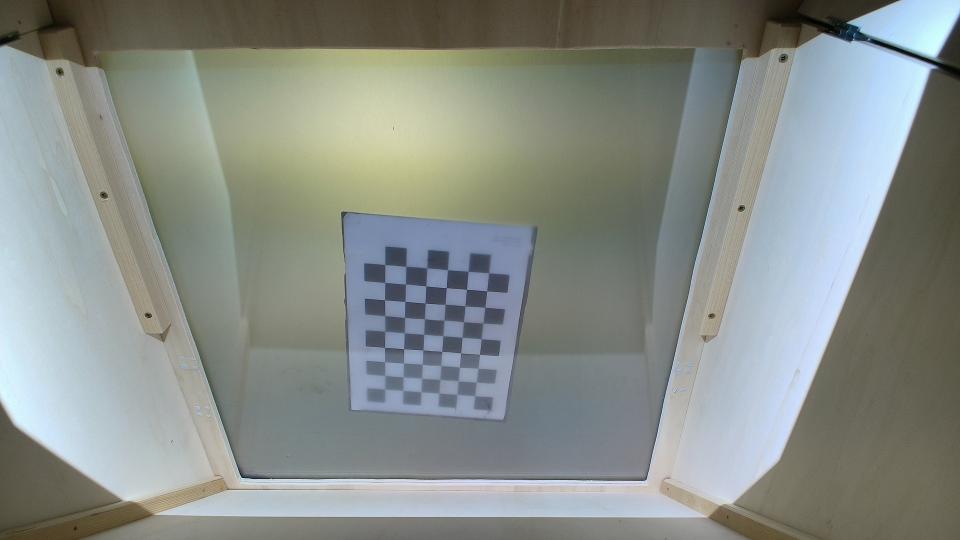
#> input picture NappingAnalysisGUI/src/core/calibration/camera_calibration/img_checker/im_01.jpg, 1920 x 1080 px (shown at 1/2 size)
$ python -i utils.py   (imports and definitions only)
#> lines starting #> are read from the running program, lines starting #| are printed output that depends on the picture; after the words box and inside, x2 and y2 are one past the last pixel; in counts of white or black regions, pixels touching at a corner belong together
#> further down, picture is the input picture: shape (1080, 1920, 3); mean B, G, R 136.7, 141.9, 136.1
# -*- coding: utf-8 -*-
import cv2
import numpy as np


class QuadrilateralDetector:
    @staticmethod
    def _order_points_tl_tr_br_bl(pts: np.ndarray) -> np.ndarray:
        """
        Ordonne 4 points en: Top-Left, Top-Right, Bottom-Right, Bottom-Left.
        pts: (4,2)
        """
        pts = np.array(pts, dtype=np.float32)

        s = pts.sum(axis=1)          # x+y
        diff = np.diff(pts, axis=1)  # x-y

        tl = pts[np.argmin(s)]
        br = pts[np.argmax(s)]
        tr = pts[np.argmin(diff)]
        bl = pts[np.argmax(diff)]

        return np.array([tl, tr, br, bl], dtype=np.float32)

    @staticmethod
    def detect_largest_quadrilateral(image: np.ndarray) -> np.ndarray:
        """
        Détecte le plus grand quadrilatère sur une image (si tu en as besoin).
        Retourne 4 points ordonnés (TL, TR, BR, BL).
        """
        if image is None or image.size == 0:
            raise ValueError("Image invalide.")

        # Traitement (ton approche sur canal bleu conservée)
        b, g, r = cv2.split(image)
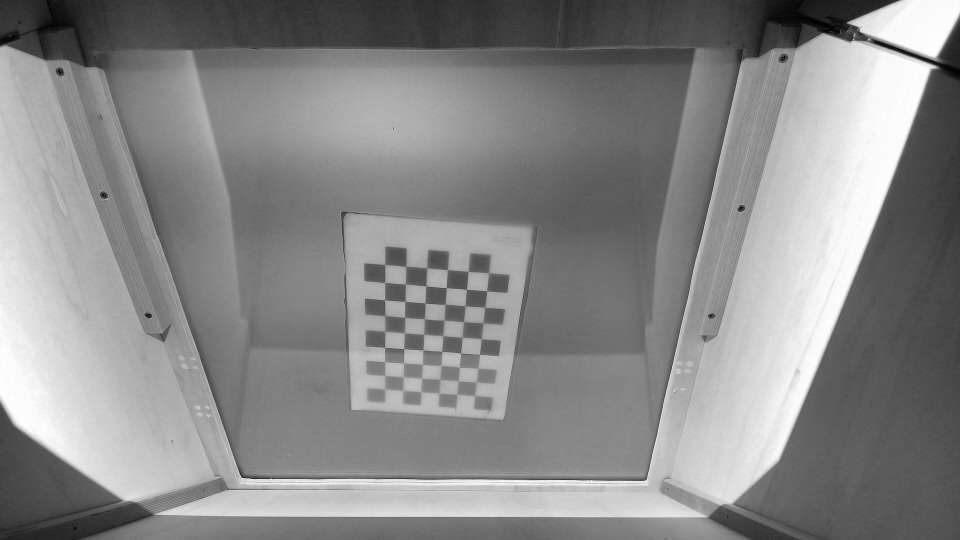
#> b: shape (1080, 1920) (shown at 1/2 size); min 0, max 255, mean 136.7
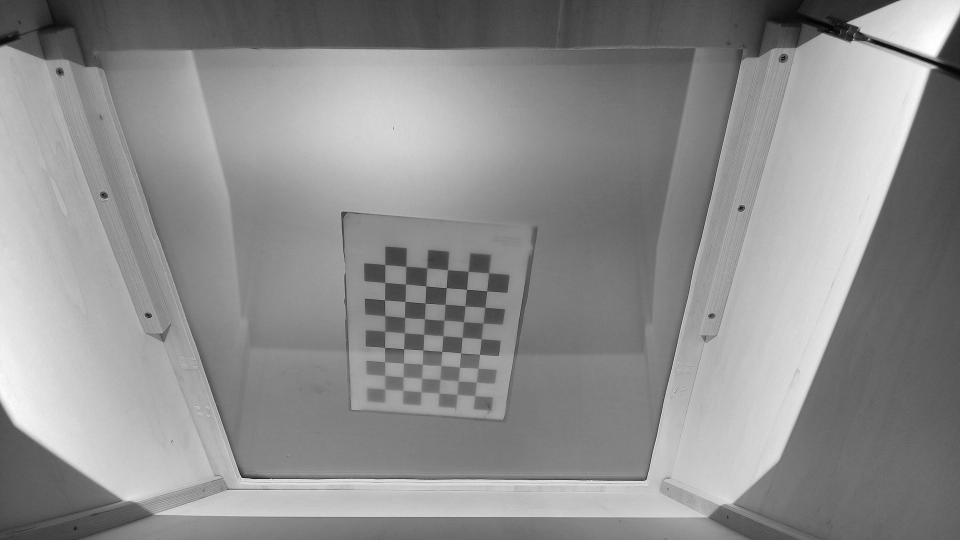
#> g: shape (1080, 1920) (shown at 1/2 size); min 0, max 255, mean 141.9
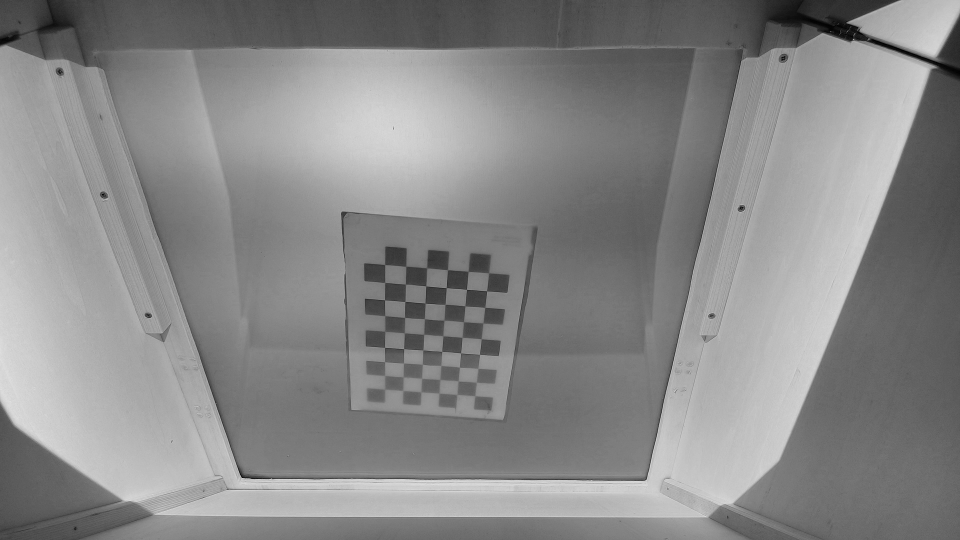
#> r: shape (1080, 1920) (shown at 1/2 size); min 0, max 247, mean 136.1
        blurred = cv2.GaussianBlur(b, (5, 5), 0)
        equalized = cv2.equalizeHist(blurred)
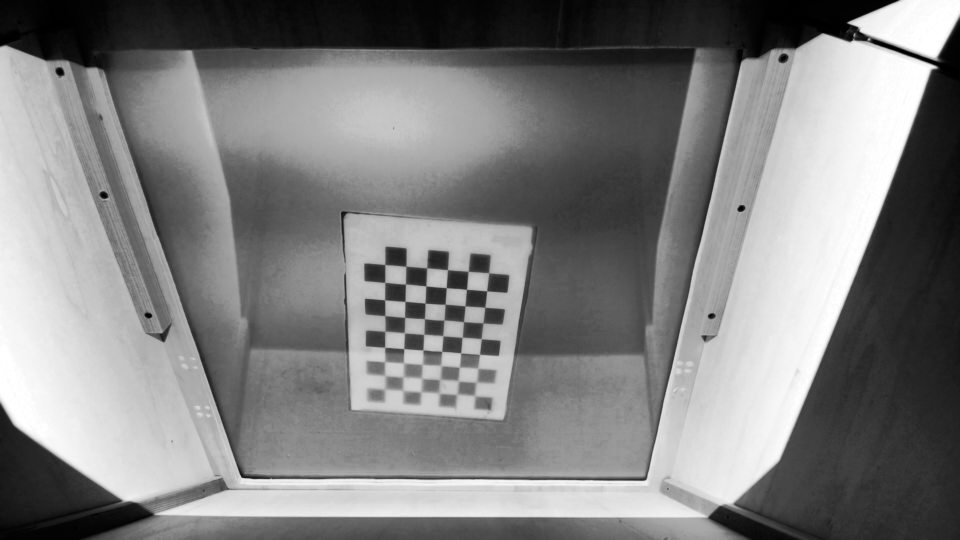
#> equalized: shape (1080, 1920) (shown at 1/2 size); min 0, max 255, mean 128.3

        _, thresh = cv2.threshold(equalized, 100, 255, cv2.THRESH_BINARY)
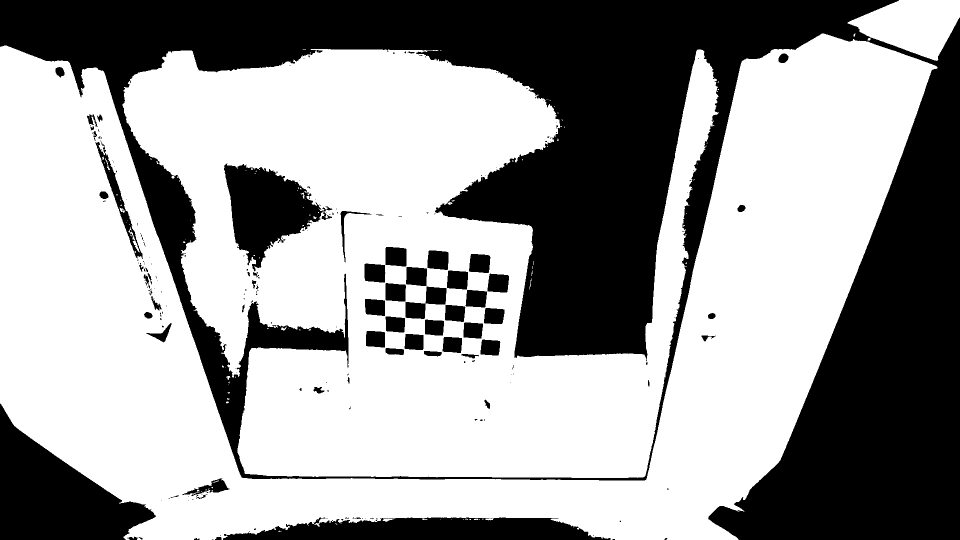
#> thresh: shape (1080, 1920) (shown at 1/2 size); 60.9% white; 220 black regions (154 under 20 px)
        contours, _ = cv2.findContours(thresh, cv2.RETR_EXTERNAL, cv2.CHAIN_APPROX_SIMPLE)
#> contours = 76 contours, 70 with area under 20; largest, box (x1, y1, x2, y2) and area: (0, 67, 1875, 1080) 671946, (245, 98, 1438, 956) 626566, (1695, 0, 1920, 122) 16733, (562, 653, 573, 662) 28, (452, 752, 461, 760) 22, (896, 404, 905, 410) 20

        quadrilateral = None
        max_area = 0.0

        for cnt in contours:
            epsilon = 0.02 * cv2.arcLength(cnt, True)
            approx = cv2.approxPolyDP(cnt, epsilon, True)

            if len(approx) == 4 and cv2.isContourConvex(approx):
                area = cv2.contourArea(approx)
                if area > max_area:
                    max_area = area
                    quadrilateral = approx
#> this loop made 76 passes
#> (epsilon, approx) on passes 1, 4, 5, 6, 7, 9, 10, 15, 16, 20, 21, 23: (0.0683, [[561, 1062], [561, 1063], [562, 1063]]), (0.04, [[681, 1046], [682, 1046]]), (0, [[635, 1040]]), (0, [[881, 1039]]), (0.04, [[958, 1038], [959, 1038]]), (0.04, [[927, 1038], [927, 1039]]), (0, [[902, 1038]]), (0, [[810, 1037]]), (0, [[1479, 1023]]), (0, [[454, 784]]), (0, [[456, 768]]), (0.08, [[470, 753], [470, 755]])
#> epsilon on passes 2, 3, 12, 13, 14, 17: 0.125, 0.177, 0.398, 0.233, 0.461, 0.261
#> after the loop, max_area = 2

        if quadrilateral is None:
            raise ValueError("Aucun quadrilatère détecté.")

        pts = quadrilateral.reshape(4, 2).astype(np.float32)
#> pts = [[939, 1038], [939, 1039], [941, 1039], [941, 1038]]
        pts = QuadrilateralDetector._order_points_tl_tr_br_bl(pts)
#> in _order_points_tl_tr_br_bl, `s = pts.sum(axis=1)`: s = [1977, 1978, 1980, 1979]
#> in _order_points_tl_tr_br_bl, `diff = np.diff(pts, axis=1)`: diff = [99, 100, 98, 97]
#> in _order_points_tl_tr_br_bl, `tl = pts[np.argmin(s)]`: tl = [939, 1038]
#> in _order_points_tl_tr_br_bl, `br = pts[np.argmax(s)]`: br = [941, 1039]
#> in _order_points_tl_tr_br_bl, `tr = pts[np.argmin(diff)]`: tr = [941, 1038]
#> in _order_points_tl_tr_br_bl, `bl = pts[np.argmax(diff)]`: bl = [939, 1039]
#> pts = [[939, 1038], [941, 1038], [941, 1039], [939, 1039]]

        print("Coins du quadrilatère (ordonnés TL,TR,BR,BL):\n", pts)
#| Coins du quadrilatère (ordonnés TL,TR,BR,BL):
#|  [[ 939. 1038.]
#|  [ 941. 1038.]
#|  [ 941. 1039.]
#|  [ 939. 1039.]]
        return pts

    # [48 lines left out: function detect_quadrilateral_from_aruco, not called in this run]


class HomographyTransformer:
    # [21 lines left out: function find_Invers_Homography, not called in this run]


class ProjectorPoint:
    # [21 lines left out: function setUp_Projector_Point, not called in this run]

>>> import cv2
>>> picture = cv2.imread('../calibration/camera_calibration/img_checker/im_01.jpg')
>>> result = QuadrilateralDetector().detect_largest_quadrilateral(picture)
#> result has the same summary as pts in detect_largest_quadrilateral

$ run again, on NappingAnalysisGUI/src/core/calibration/camera_calibration/img_checker/im_05.jpg
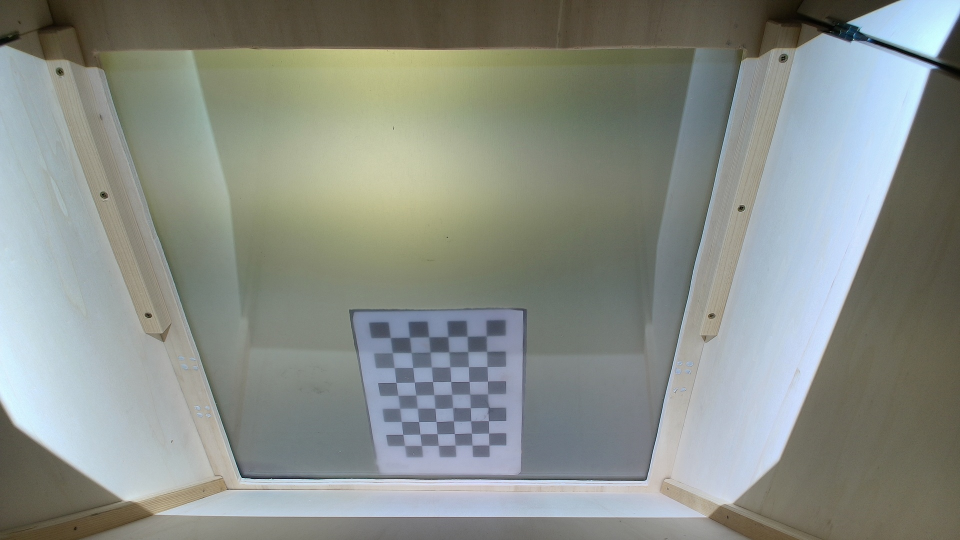
#> input picture NappingAnalysisGUI/src/core/calibration/camera_calibration/img_checker/im_05.jpg, 1920 x 1080 px (shown at 1/2 size)
#> picture is the input picture: shape (1080, 1920, 3); mean B, G, R 135.6, 142.4, 136.9
#> in detect_largest_quadrilateral, `equalized = cv2.equalizeHist(blurred)`:
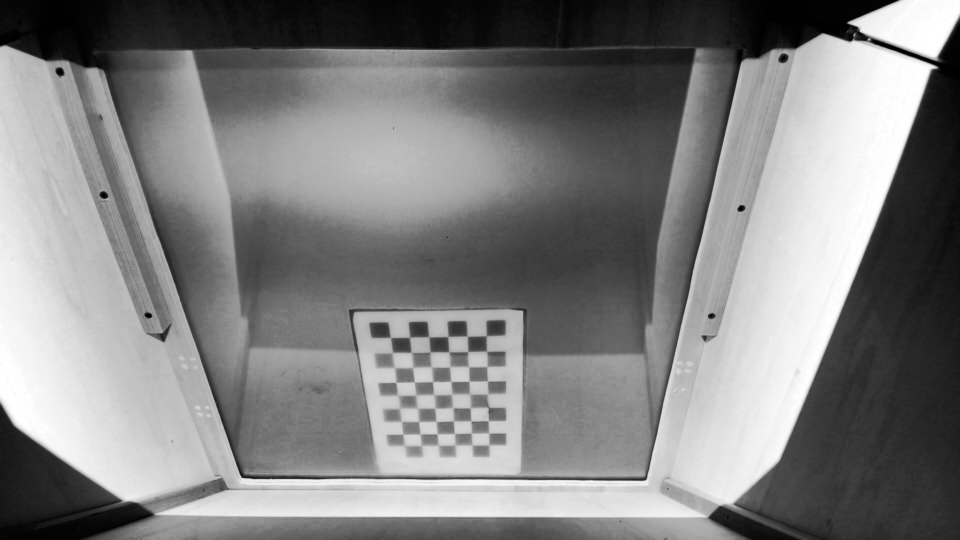
#> equalized: shape (1080, 1920) (shown at 1/2 size); min 0, max 255, mean 128.3
#> in detect_largest_quadrilateral, `_, thresh = cv2.threshold(equalized, 100, 255, cv2.THRESH_BINARY)`:
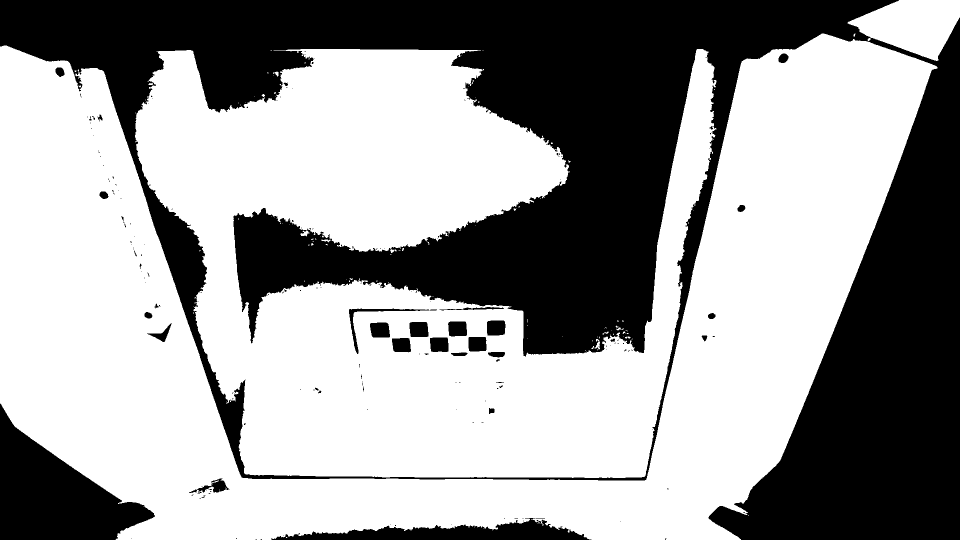
#> thresh: shape (1080, 1920) (shown at 1/2 size); 61.2% white; 193 black regions (155 under 20 px)
#> contours = 108 contours, 101 with area under 20; largest, box (x1, y1, x2, y2) and area: (0, 67, 1875, 1080) 685826, (270, 98, 1433, 956) 571101, (1695, 0, 1920, 122) 16768, (1189, 678, 1200, 699) 82, (546, 143, 557, 153) 41, (642, 479, 662, 485) 36, (1233, 655, 1248, 661) 22
#> the loop in detect_largest_quadrilateral, `for cnt in contours:` made 108 passes
#> (epsilon, area, max_area, quadrilateral) on pass 108: (11.98, 15262, 15262, [[1695, 45], [1874, 121], [1919, 0], [1798, 0]])
#> after the loop in detect_largest_quadrilateral, `for cnt in contours:`: max_area = 15262
#> in detect_largest_quadrilateral, `pts = quadrilateral.reshape(4, 2).astype(np.float32)`: pts = [[1695, 45], [1874, 121], [1919, 0], [1798, 0]]
#> s = [1740, 1995, 1919, 1798]
#> diff = [-1650, -1753, -1919, -1798]
#> tl = [1695, 45]
#> br = [1874, 121]
#> tr = [1919, 0]
#> bl = [1695, 45]
#> in detect_largest_quadrilateral, `pts = QuadrilateralDetector._order_points_tl_tr_br_bl(pts)`: pts = [[1695, 45], [1919, 0], [1874, 121], [1695, 45]]
#| Coins du quadrilatère (ordonnés TL,TR,BR,BL):
#|  [[1695.   45.]
#|  [1919.    0.]
#|  [1874.  121.]
#|  [1695.   45.]]

$ run again, on NappingAnalysisGUI/src/core/calibration/camera_calibration/img_checker/im_12.jpg
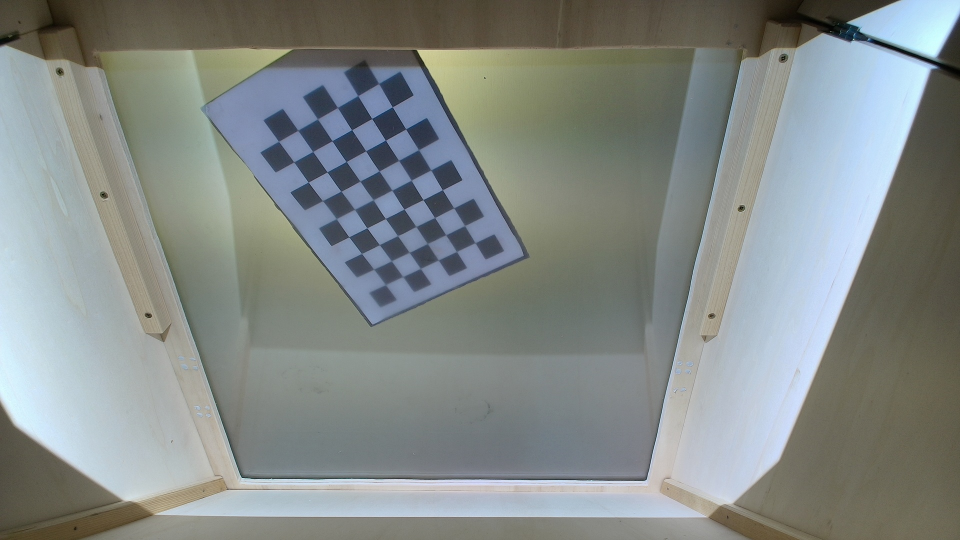
#> input picture NappingAnalysisGUI/src/core/calibration/camera_calibration/img_checker/im_12.jpg, 1920 x 1080 px (shown at 1/2 size)
#> picture is the input picture: shape (1080, 1920, 3); mean B, G, R 135.9, 138.3, 132.2
#> in detect_largest_quadrilateral, `equalized = cv2.equalizeHist(blurred)`:
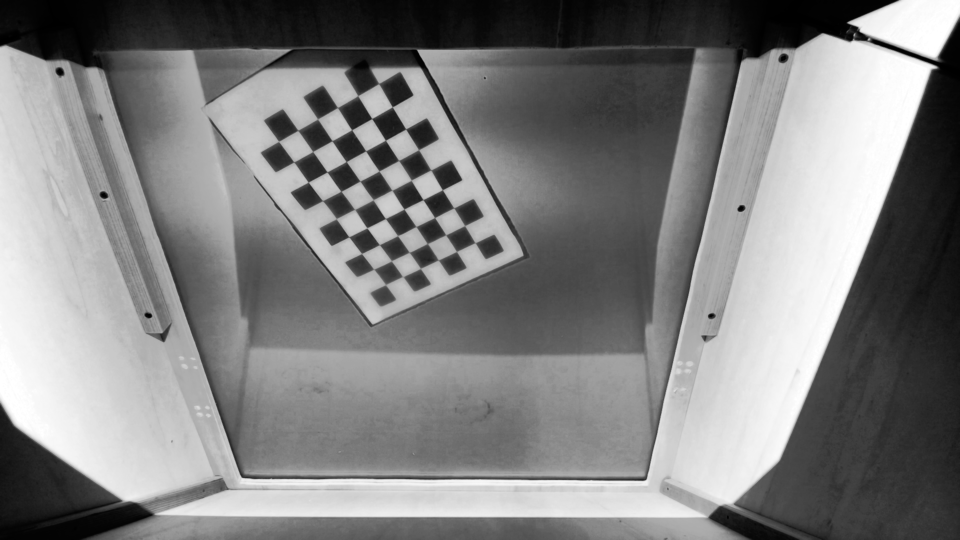
#> equalized: shape (1080, 1920) (shown at 1/2 size); min 0, max 255, mean 128.3
#> in detect_largest_quadrilateral, `_, thresh = cv2.threshold(equalized, 100, 255, cv2.THRESH_BINARY)`:
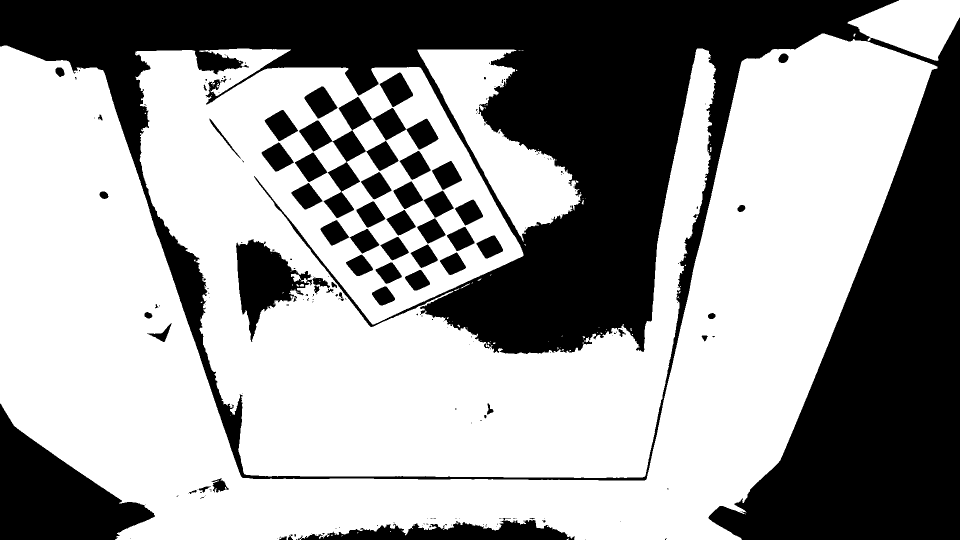
#> thresh: shape (1080, 1920) (shown at 1/2 size); 61.2% white; 209 black regions (149 under 20 px)
#> contours = 81 contours, 77 with area under 20; largest, box (x1, y1, x2, y2) and area: (0, 67, 1875, 1080) 687404, (270, 97, 1432, 956) 593574, (835, 99, 1163, 484) 43648, (1695, 0, 1920, 122) 16794
#> the loop in detect_largest_quadrilateral, `for cnt in contours:` made 81 passes
#> (epsilon, approx) on passes 4, 6, 7, 10, 15, 16, 17, 18: (0.0966, [[714, 1065], [715, 1066], [716, 1065]]), (0.04, [[828, 1051], [829, 1051]]), (0, [[460, 830]]), (0, [[1120, 695]]), (0, [[1097, 682]]), (0.04, [[980, 682], [980, 683]]), (0.04, [[961, 680], [962, 680]]), (0.04, [[1167, 677], [1167, 678]])
#> after the loop in detect_largest_quadrilateral, `for cnt in contours:`: max_area = 18
#> in detect_largest_quadrilateral, `pts = quadrilateral.reshape(4, 2).astype(np.float32)`: pts = [[939, 567], [935, 568], [921, 576], [925, 575]]
#> s = [1506, 1503, 1497, 1500]
#> diff = [-372, -367, -345, -350]
#> tl = [921, 576]
#> br = [939, 567]
#> bl = [921, 576]
#> in detect_largest_quadrilateral, `pts = QuadrilateralDetector._order_points_tl_tr_br_bl(pts)`: pts = [[921, 576], [939, 567], [939, 567], [921, 576]]
#| Coins du quadrilatère (ordonnés TL,TR,BR,BL):
#|  [[921. 576.]
#|  [939. 567.]
#|  [939. 567.]
#|  [921. 576.]]
